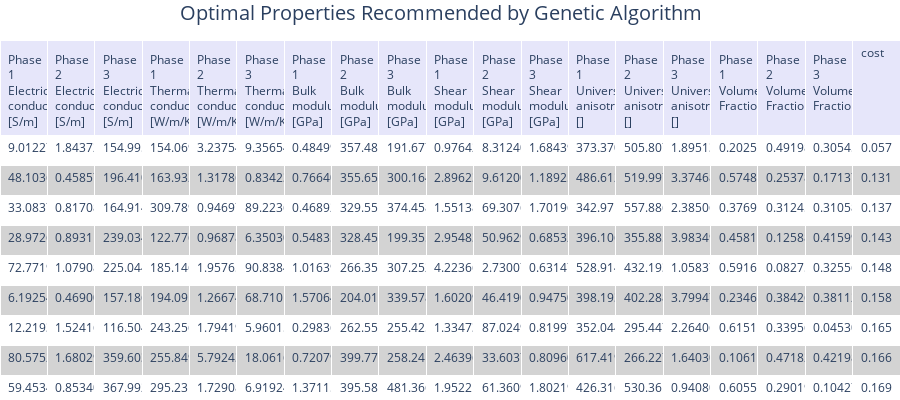

The notebook cell saved with this chart:
### Code cell
# Print the optimization results as a table
visualizer.print_table_of_best_designs(rows=10)

### Figure 1 — Plotly figure (JSON) as saved in the notebook; plotly's stock layout.template omitted (floating-point values rounded to 4 significant figures; data arrays with more than 128 entries replaced by an {"elided": "..."} marker saying what was removed)
{"data": [{"cells": {"align": "left", "fill": {"color": [["white", "lightgrey", "white", "lightgrey", "white", "lightgrey", "white", "lightgrey", "white", "lightgrey"]]}, "font": {"size": 12}, "height": 30, "values": {"elided": "19x10 float values"}}, "columnwidth": 1000, "header": {"align": "left", "fill": {"color": "lavender"}, "font": {"size": 12}, "height": 30, "values": ["Phase 1 Electrical conductivity, [S/m]", "Phase 2 Electrical conductivity, [S/m]", "Phase 3 Electrical conductivity, [S/m]", "Phase 1 Thermal conductivity, [W/m/K]", "Phase 2 Thermal conductivity, [W/m/K]", "Phase 3 Thermal conductivity, [W/m/K]", "Phase 1 Bulk modulus, [GPa]", "Phase 2 Bulk modulus, [GPa]", "Phase 3 Bulk modulus, [GPa]", "Phase 1 Shear modulus, [GPa]", "Phase 2 Shear modulus, [GPa]", "Phase 3 Shear modulus, [GPa]", "Phase 1 Universal anisotropy, []", "Phase 2 Universal anisotropy, []", "Phase 3 Universal anisotropy, []", "Phase 1 Volume Fraction", "Phase 2 Volume Fraction", "Phase 3 Volume Fraction", "cost"]}, "type": "table"}], "layout": {"autosize": true, "height": 400, "margin": {"b": 0, "l": 0, "r": 0, "t": 40}, "title": {"font": {"size": 20}, "text": "Optimal Properties Recommended by Genetic Algorithm", "x": 0.2}}}
